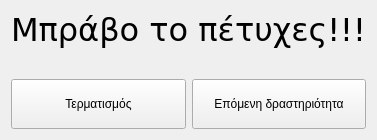
        <widget class="QWidget" name="feeback">
         <layout class="QGridLayout" name="gridLayout_11">
          <item row="0" column="0">
           <layout class="QGridLayout" name="gridLayout_10">
            <property name="sizeConstraint">
             <enum>QLayout::SetDefaultConstraint</enum>
            </property>
            <property name="verticalSpacing">
             <number>30</number>
            </property>
            <item row="1" column="1">
             <widget class="QPushButton" name="nextExersice">
              <property name="text">
               <string>
Επόμενη δραστηριότητα
</string>
              </property>
             </widget>
            </item>
            <item row="0" column="0" colspan="2" alignment="Qt::AlignHCenter">
             <widget class="QLabel" name="label_6">
              <property name="sizePolicy">
               <sizepolicy hsizetype="Minimum" vsizetype="Minimum">
                <horstretch>0</horstretch>
                <verstretch>0</verstretch>
               </sizepolicy>
              </property>
              <property name="font">
               <font>
                <family>DejaVu Sans</family>
                <pointsize>24</pointsize>
                <italic>false</italic>
               </font>
              </property>
              <property name="text">
               <string>Μπράβο το πέτυχες!!!</string>
              </property>
             </widget>
            </item>
            <item row="1" column="0">
             <widget class="QPushButton" name="terminateButton">
              <property name="text">
               <string>
Τερματισμός
</string>
              </property>
             </widget>
            </item>
           </layout>
          </item>
         </layout>
        </widget>
